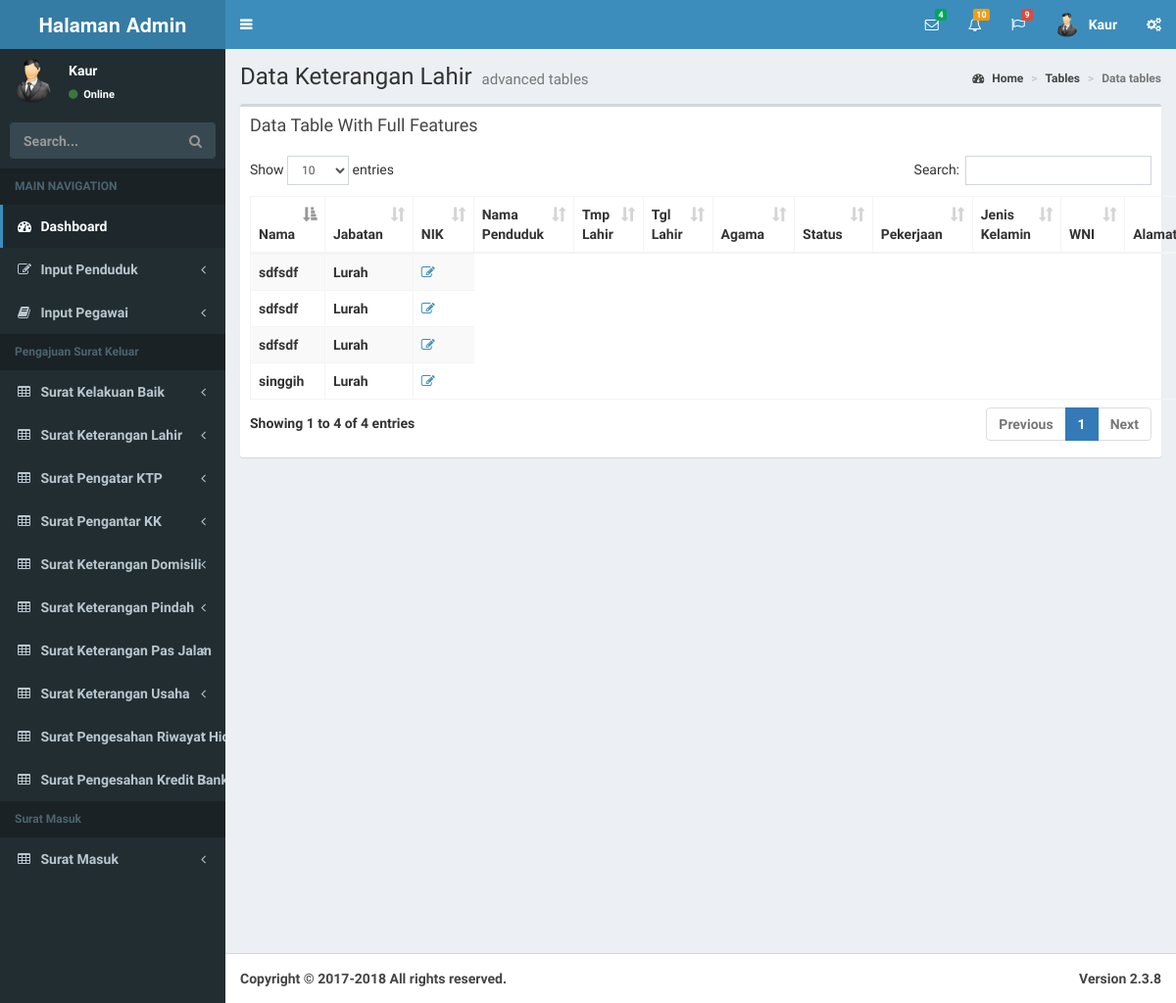
/index.php/tables/data_surat_keterangan_lahir, run on the app's committed database.
### tables this page shows
CREATE TABLE IF NOT EXISTS `tb_surat_keterangan_lahir` (
`id_surat` int(11) NOT NULL,
  `nama` varchar(100) NOT NULL,
  `jabatan` varchar(100) NOT NULL,
  `nik_pengaju` int(11) NOT NULL,
  `nik_ayah` int(11) NOT NULL,
  `nik_ibu` int(11) NOT NULL,
  `keperluan` varchar(1000) NOT NULL
);

### application/libraries/template.php (called while the page is built)
<?php
class Template{
protected $_ci;
	function __construct(){
		$this->_ci=&get_instance();
	}
	function template($template,$data=null){
			$data['content'] = $this->_ci->load->view($template,$data,true);
			$data['_header'] = $this->_ci->load->view('template/header',$data,true);
			$data['_left'] = $this->_ci->load->view('template/left',$data,true);
			$data['_footbar'] = $this->_ci->load->view('template/footer',$data,true);
			$this->_ci->load->view('main_temp',$data);
	}
}

### application/controllers/Tables.php (called while the page is built, shortened)
<?php
class Tables extends CI_Controller {
	public function data_surat_keterangan_lahir(){
		$data['surat']=$this->m_input->get('tb_surat_keterangan_lahir');
		$data['surat']=$this->m_input->get('tb_surat_keterangan_lahir');
				foreach ($data['surat'] as $value) {
					$data['penduduk']=$this->m_input->getwhereid('tb_penduduk','nik',$value->nik);
				}
			$this->template->template('table/surat_keterangan_lahir',$data);
	}
}

### index.php (called while the page is built, shortened)
<?php
require_once BASEPATH.'core/CodeIgniter.php';

### application/models/m_input.php (called while the page is built, shortened)
<?php
class M_input extends CI_Model {
	function get($table){
		$this->db->select("*");
		$this->db->from($table);
		$query=$this->db->get();
		return $query->result();
	}
	function getwhereid($table,$par,$id){
		$this->db->select("*");
		$this->db->from($table);
		$this->db->where($par,$id);
		$query=$this->db->get();
		return $query->result();
	}
}
?>

### application/views/table/surat_keterangan_lahir.php (the view, shortened to what this page needs)
<link rel="stylesheet" href="<?php echo base_url() ?>/assets/admin/plugins/datatables/dataTables.bootstrap.css">
<div class="content-wrapper">
  <section class="content-header">
    <h1>
      Data Keterangan Lahir
      <small>advanced tables</small>
    </h1>
    <ol class="breadcrumb">
      <li><a href="#"><i class="fa fa-dashboard"></i> Home</a></li>
      <li><a href="#">Tables</a></li>
      <li class="active">Data tables</li>
    </ol>
  </section>
  <section class="content">
    <div class="row">
      <div class="col-xs-12">
        <div class="box">
          <div class="box-header">
            <h3 class="box-title">Data Table With Full Features</h3>
          </div>
          <div class="box-body">
            <table id="example1" class="table table-bordered table-striped">
              <thead>
              <tr>
                <th>Nama</th>
                <th>Jabatan</th>
                <th>NIK</th>
                <th>Nama Penduduk</th>
                <th>Tmp Lahir</th>
                <th>Tgl Lahir</th>
                <th>Agama</th>
                <th>Status</th>
                <th>Pekerjaan</th>
                <th>Jenis Kelamin</th>
                <th>WNI</th>
                <th>Alamat</th>
              </tr>
              </thead>
              <tbody>
                <?php
                foreach ($surat as $value) {
                 ?>
              <tr>
                <td><?php echo $value->nama ?></td>
                <td><?php echo $value->jabatan ?></td>
                <td>
                  <a href="<?php echo site_url() ?>/proses/edit/<?php echo $value->id_surat ?>">
                    <i class="fa fa-edit"></i>
                  </a>
                </td>
              </tr>
              <?php } ?>
            </table>
          </div>
        </div>
      </div>
    </div>
  </section>
</div>

### data on the page
tb_surat_keterangan_lahir: nama "singgih", jabatan "Lurah"
tb_surat_keterangan_lahir: nama "sdfsdf", jabatan "Lurah"
tb_surat_keterangan_lahir: nama "sdfsdf", jabatan "Lurah"
tb_surat_keterangan_lahir: nama "sdfsdf", jabatan "Lurah"
